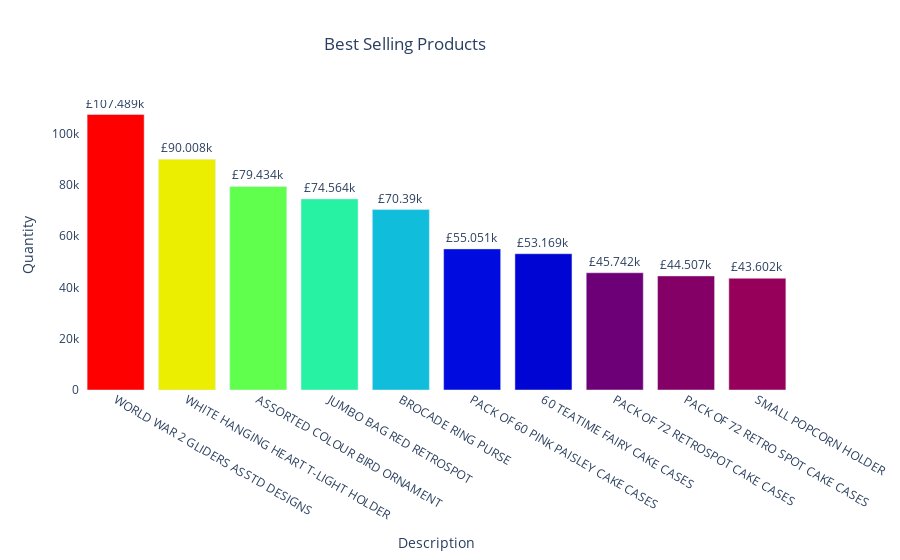

Here is the notebook cell this chart was saved with:
### Code cell
## use plotly for best selling products
fig_products= go.Figure(data=[go.Bar(name= 'Best Selling Products', x=retail_data_products_desc['Description'].astype(str), y=retail_data_products_desc['Quantity'], marker_opacity=1, marker={'color': retail_data_products_desc['Quantity'], 'colorscale': 'Rainbow'})])

fig_products.update_traces(texttemplate= '£%{y:3s}', textposition= 'outside')
fig_products.update_layout(title= 'Best Selling Products', title_x= 0.45, xaxis_title= 'Description', yaxis_title= 'Quantity', plot_bgcolor= 'white')
fig_products.show()

### Figure 1 — Plotly figure (JSON) as saved in the notebook; plotly's stock layout.template omitted (floating-point values rounded to 4 significant figures)
{"data": [{"marker": {"color": [107489, 90008, 79434, 74564, 70390, 55051, 53169, 45742, 44507, 43602], "colorscale": [[0, "rgb(150,0,90)"], [0.125, "rgb(0,0,200)"], [0.25, "rgb(0,25,255)"], [0.375, "rgb(0,152,255)"], [0.5, "rgb(44,255,150)"], [0.625, "rgb(151,255,0)"], [0.75, "rgb(255,234,0)"], [0.875, "rgb(255,111,0)"], [1, "rgb(255,0,0)"]], "opacity": 1}, "name": "Best Selling Products", "textposition": "outside", "texttemplate": "£%{y:3s}", "type": "bar", "x": ["WORLD WAR 2 GLIDERS ASSTD DESIGNS", "WHITE HANGING HEART T-LIGHT HOLDER", "ASSORTED COLOUR BIRD ORNAMENT", "JUMBO BAG RED RETROSPOT", "BROCADE RING PURSE ", "PACK OF 60 PINK PAISLEY CAKE CASES", "60 TEATIME FAIRY CAKE CASES", "PACK OF 72 RETROSPOT CAKE CASES", "PACK OF 72 RETRO SPOT CAKE CASES", "SMALL POPCORN HOLDER"], "y": [107489, 90008, 79434, 74564, 70390, 55051, 53169, 45742, 44507, 43602]}], "layout": {"plot_bgcolor": "white", "title": {"text": "Best Selling Products", "x": 0.45}, "xaxis": {"title": {"text": "Description"}}, "yaxis": {"title": {"text": "Quantity"}}}}
